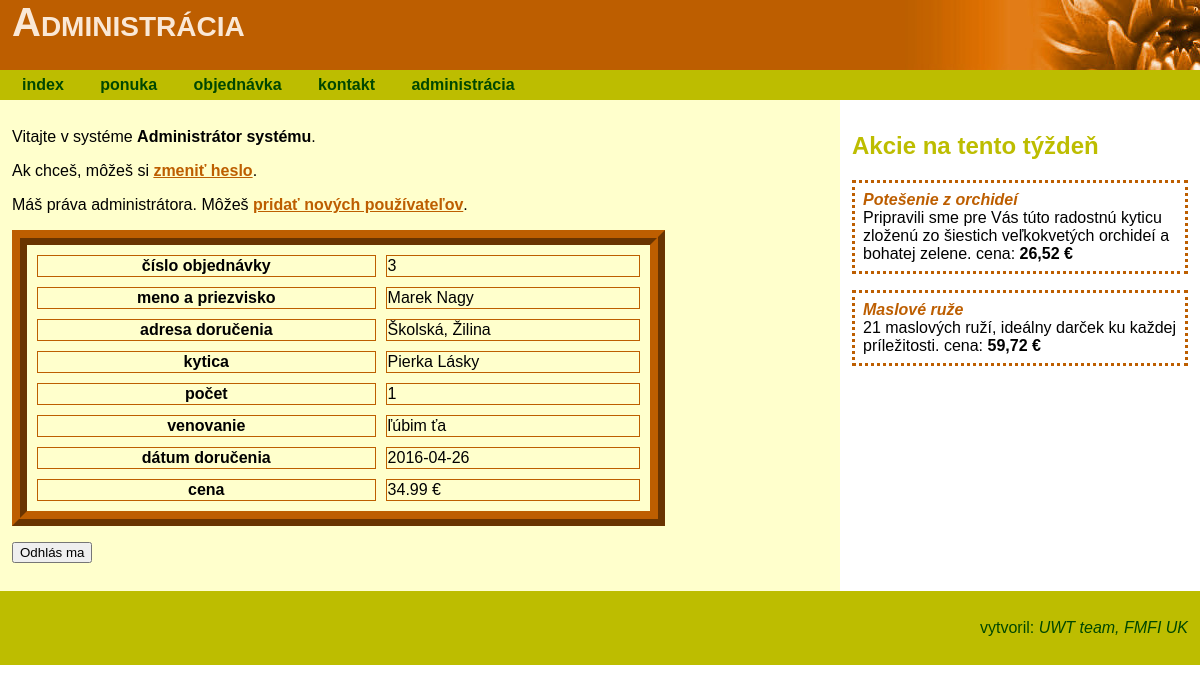
The app's page /Cvika/administracia.php?kod=3 (signed in) with its own data.
### tables this page shows
CREATE TABLE IF NOT EXISTS `kvety_objednavky` (
  `id` int(11) NOT NULL AUTO_INCREMENT,
  `id_pouz` smallint(6) NOT NULL,
  `adresa` varchar(100) NOT NULL,
  `kytica` smallint(6) NOT NULL,
  `pocet` smallint(6) NOT NULL,
  `venovanie` text NOT NULL,
  `kedy_dorucit` date NOT NULL,
  `cena_spolu` float NOT NULL,
  PRIMARY KEY (`id`)
);

CREATE TABLE IF NOT EXISTS `kvety_pouzivatelia` (
  `id_pouz` smallint(6) NOT NULL AUTO_INCREMENT,
  `prihlasmeno` varchar(20) NOT NULL,
  `heslo` varchar(50) NOT NULL DEFAULT '',
  `meno` varchar(20) NOT NULL DEFAULT '',
  `priezvisko` varchar(30) NOT NULL DEFAULT '',
  `admin` tinyint(4) NOT NULL DEFAULT '0',
  PRIMARY KEY (`id_pouz`),
  UNIQUE KEY `username` (`prihlasmeno`)
);

CREATE TABLE IF NOT EXISTS `kvety_tovar` (
  `kod` smallint(6) NOT NULL AUTO_INCREMENT,
  `nazov` varchar(100) NOT NULL,
  `popis` text NOT NULL,
  `cena` float NOT NULL,
  `na_sklade` smallint(6) NOT NULL,
  PRIMARY KEY (`kod`)
);

### Cvika/funkcie.php (the view, shortened to what this page needs)
<?php
function hlavicka($nadpis) {
?>
<!DOCTYPE html>
<html>
<head>
<link href="styly.css" rel="stylesheet">
</head>
<body>
<header>
<h1><?php echo $nadpis; ?></h1>
</header>
<?php
}
?>
<?php
function vypis_objednavku($id) {
	global $mysqli;
	if (!$mysqli->connect_errno) {
		$id = $mysqli->real_escape_string($id);
		$sql = "SELECT * FROM kvety_objednavky, kvety_tovar, kvety_pouzivatelia WHERE kvety_objednavky.kytica = kvety_tovar.kod AND kvety_objednavky.id='$id' AND kvety_objednavky.id_pouz = kvety_pouzivatelia.id_pouz";
		if (($result = $mysqli->query($sql)) && ($row = $result->fetch_assoc()) ) {
			echo '<table border="1">';
			echo "<tr><th>číslo objednávky</th><td>{$row['id']}</td></tr>\n";
			echo "<tr><th>meno a priezvisko</th><td>{$row['meno']} {$row['priezvisko']}</td></tr>\n";
			echo "<tr><th>adresa doručenia</th><td>{$row['adresa']}</td></tr>\n";
			echo "<tr><th>kytica</th><td>{$row['nazov']}</td></tr>\n";
			echo "<tr><th>počet</th><td>{$row['pocet']}</td></tr>\n";
			echo "<tr><th>venovanie</th><td>{$row['venovanie']}</td></tr>\n";
			echo "<tr><th>dátum doručenia</th><td>{$row['kedy_dorucit']}</td></tr>\n";
			echo "<tr><th>cena</th><td>{$row['cena_spolu']} &euro;</td></tr>\n";
			echo '</table>';
		} else {
			echo '<p class="chyba">NEpodarilo sa získať údaje z databázy, resp. objednávka neexistuje</p>' . $mysqli->error ;
		}
	}
}
?>

### Cvika/styly.css (style rules this page uses)
body { margin: 0; font-family: Verdana, Arial, Helvetica, sans-serif; }
header { background-image: url('obrazky/logo.jpg'); background-repeat: no-repeat; background-position: right top; background-color: #BD5E00; height: 70px; }
header h1 { font-size: 2.5em; color: #FAE8D6; font-variant: small-caps; margin: 0; }
header h1 { padding-left: 1%; }
section table { width: 80%; border-collapse: separate; border-spacing: 10px; border: 15px ridge #BD5E00; }
section th, section td { border: 1px solid #BD5E00; }

### records on screen
kvety_objednavky: id "3", id_pouz.meno "Marek", id_pouz.priezvisko "Nagy", adresa "Školská, Žilina", kvety_tovar.nazov "Pierka Lásky", pocet "1", venovanie "ľúbim ťa", kedy_dorucit "2016-04-26", cena_spolu "34.99"

### other values on screen
$nadpis "Administrácia"
$_SESSION['meno'] "Administrátor"
$_SESSION['priezvisko'] "systému"
AUTOR "UWT team"
WEB "FMFI UK"
